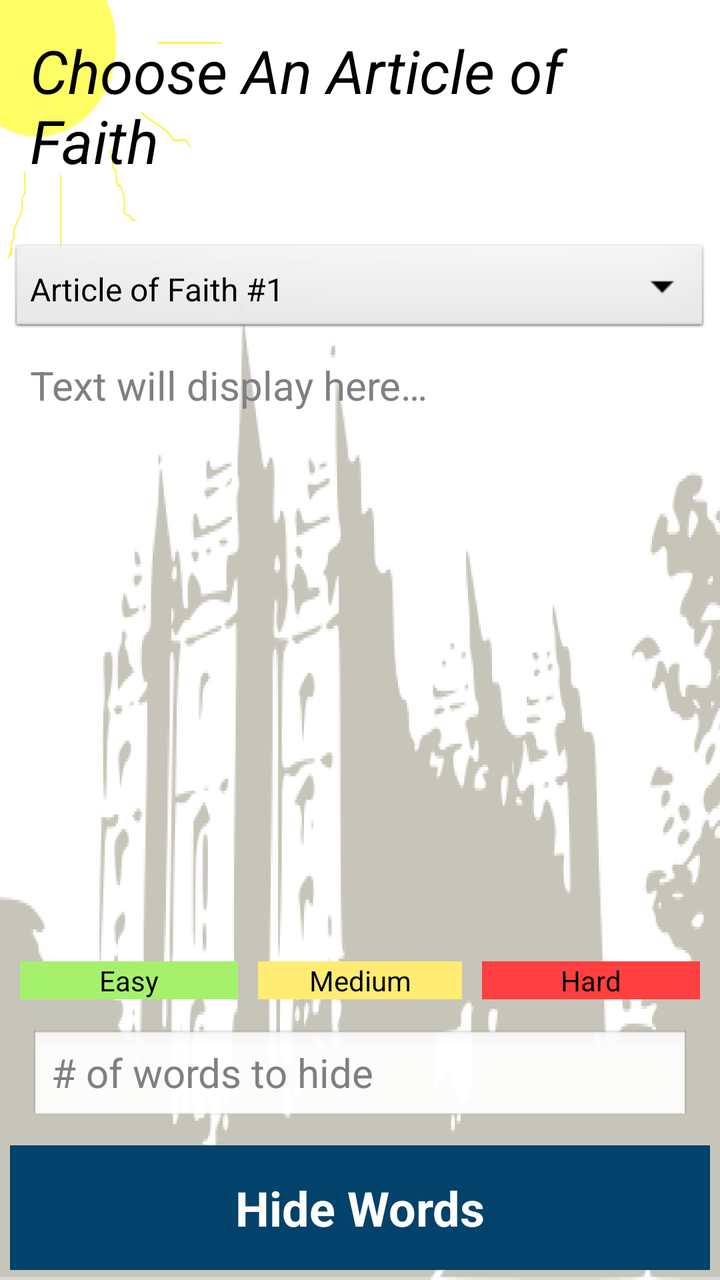
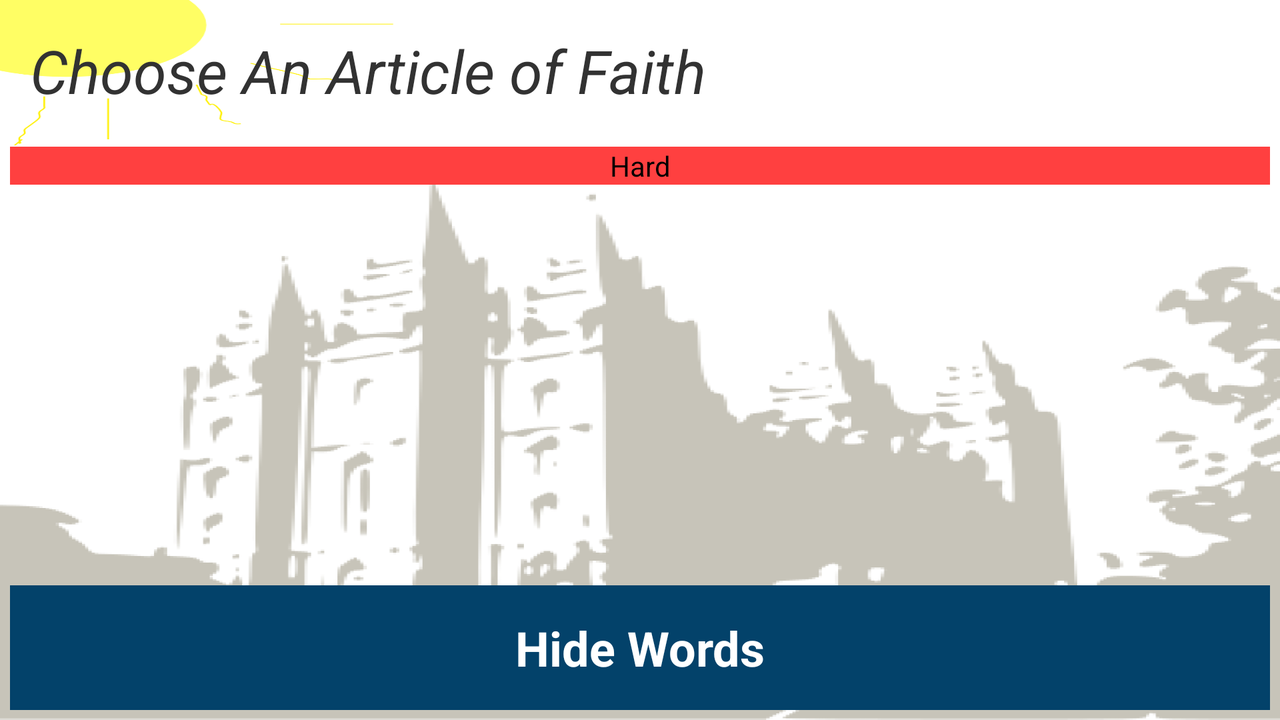

An Android layout and its configuration variant, each rendered on a device that would load it. The default file and the variant file are quoted in full after the pictures.
<!-- AndroidManifest.xml: application theme AppTheme -->
<!-- res/layout/activity_main.xml -->
<RelativeLayout xmlns:android="http://schemas.android.com/apk/res/android"
    xmlns:tools="http://schemas.android.com/tools"
    android:id="@+id/MainPortraitView"
    android:layout_width="match_parent"
    android:layout_height="match_parent"
    android:background="@drawable/bg_primarymemorizer"
    android:orientation="vertical"
    android:padding="5dp" >

    <TextView
        android:id="@+id/header_choose_aof"
        style="@style/heading_v1"
        android:layout_width="wrap_content"
        android:layout_height="wrap_content"
        android:layout_alignParentLeft="true"
        android:layout_alignParentTop="true"
        android:focusable="true"
        android:focusableInTouchMode="true"
        android:padding="10dp"
        android:text="@string/first_activity_heading"
        android:textAppearance="?android:attr/textAppearanceLarge" />

    <Spinner
        android:id="@+id/aof_spinner"
        style="@style/mediumText"
        android:layout_width="match_parent"
        android:layout_height="wrap_content"
        android:layout_alignParentLeft="true"
        android:layout_below="@+id/header_choose_aof"
        android:layout_marginTop="20dp"
        android:entries="@array/aof_names"
        android:focusable="true"
        android:focusableInTouchMode="true"
        android:paddingTop="10dp"
        android:prompt="@string/aof_prompt" />

    <Button
        android:id="@+id/btn_mask"
        style="@style/main_button"
        android:layout_width="fill_parent"
        android:layout_height="wrap_content"
        android:layout_alignParentBottom="true"
        android:layout_centerHorizontal="true"
        android:paddingBottom="10dp"
        android:paddingTop="10dp"
        android:text="@string/button_send" />

    <EditText
        android:id="@+id/edit_numOfWordsToRemove"
        android:layout_width="fill_parent"
        android:layout_height="wrap_content"
        android:layout_above="@+id/btn_mask"
        android:layout_centerHorizontal="true"
        android:layout_margin="10dp"
        android:ems="20"
        android:hint="@string/edit_numOfWordsToRemove"
        android:inputType="number"
        android:textSize="20sp" />

    <LinearLayout
        android:id="@+id/difficulty_layout"
        android:layout_width="match_parent"
        android:layout_height="wrap_content"
        android:layout_above="@+id/edit_numOfWordsToRemove"
        android:orientation="horizontal" >

        <Button
            android:id="@+id/btn_easy"
            style="@style/easy_button"
            android:layout_width="fill_parent"
            android:layout_height="wrap_content"
            android:layout_gravity="left|center_vertical"
            android:layout_margin="5dp"
            android:layout_weight="0.33"
            android:text="@string/button_easy" />

        <Button
            android:id="@+id/btn_medium"
            style="@style/med_button"
            android:layout_width="fill_parent"
            android:layout_height="wrap_content"
            android:layout_gravity="center_horizontal|center_vertical"
            android:layout_margin="5dp"
            android:layout_weight="0.34"
            android:text="@string/button_medium" />

        <Button
            android:id="@+id/btn_hard"
            style="@style/hard_button"
            android:layout_width="fill_parent"
            android:layout_height="wrap_content"
            android:layout_gravity="right|center_vertical"
            android:layout_margin="5dp"
            android:layout_weight="0.33"
            android:text="@string/button_hard" />
    </LinearLayout>

    <ScrollView
        android:id="@+id/ScrollViewOutputMsg"
        android:layout_width="fill_parent"
        android:layout_height="fill_parent"
        android:layout_above="@+id/difficulty_layout"
        android:layout_below="@+id/aof_spinner"
        android:layout_centerHorizontal="true" >

        <LinearLayout
            android:layout_width="wrap_content"
            android:layout_height="wrap_content"
            android:orientation="vertical" >

            <TextView
                android:id="@+id/output_view"
                style="@style/mediumText"
                android:layout_width="fill_parent"
                android:layout_height="fill_parent"
                android:hint="@string/output_text_hint"
                android:textAppearance="?android:attr/textAppearanceMedium" />
        </LinearLayout>
    </ScrollView>

</RelativeLayout>
<!-- resources referenced by this layout -->
<resources>
  <string-array name="aof_names">
          <item>Article of Faith #1</item>
          <item>Article of Faith #2</item>
          <item>Article of Faith #3</item>
          <item>Article of Faith #4</item>
          <item>Article of Faith #5</item>
          <item>Article of Faith #6</item>
          <item>Article of Faith #7</item>
          <item>Article of Faith #8</item>
          <item>Article of Faith #9</item>
          <item>Article of Faith #10</item>
          <item>Article of Faith #11</item>
          <item>Article of Faith #12</item>
          <item>Article of Faith #13</item>
      </string-array>
  <!-- drawable bg_primarymemorizer: png bitmap (drawable-ldpi, 86783 bytes) -->
  <string name="aof_prompt">Select an Article of Faith</string>
  <string name="button_easy">Easy</string>
  <string name="button_hard">Hard</string>
  <string name="button_medium">Medium</string>
  <string name="button_send">Hide Words</string>
  <string name="edit_numOfWordsToRemove"># of words to hide</string>
  <string name="first_activity_heading">Choose An Article of Faith</string>
  <string name="output_text_hint">Text will display here…</string>
  <style name="easy_button">
          <item name="android:background">@color/lightgreen</item> 
          
      </style>
  <style name="hard_button">
          <item name="android:background">@color/lightred</item> 
          
      </style>
  <style name="heading_v1">
          <item name="android:textSize">30sp</item>
          <item name="android:textStyle">italic</item>        
      </style>
  <style name="main_button">
          <item name="android:background">@color/mainblue</item>
          <item name="android:textColor">@color/white</item>
          <item name="android:padding">15dp</item>
          <item name="android:textSize">24sp</item>
          <item name="android:textStyle">bold</item>
      </style>
  <style name="med_button">
          <item name="android:background">@color/lightyellow</item> 
          
      </style>
  <style name="mediumText">
          <item name="android:textSize">20sp</item>
          <item name="android:padding">10dp</item>
      </style>
  <style name="AppTheme" parent="AppBaseTheme">
          
      </style>
  <color name="lightgreen">#A6F16C</color>
  <color name="lightred">#FF4040</color>
  <color name="mainblue">#03426A</color>
  <color name="white">#FFFFFF</color>
  <color name="lightyellow">#FFEC73</color>
  <style name="AppBaseTheme" parent="android:Theme.Light">
          
      </style>
</resources>
<!-- res/layout-land/activity_main.xml (the repository's variant of the layout above) -->
<!-- drawn on the phone turned sideways -->
<RelativeLayout xmlns:android="http://schemas.android.com/apk/res/android"
    xmlns:tools="http://schemas.android.com/tools"
    android:id="@+id/MainPortraitView"
    android:layout_width="match_parent"
    android:layout_height="match_parent"
    android:background="@drawable/bg_primarymemorizer"
    android:orientation="vertical"
    android:padding="5dp" >

    <TextView
        android:id="@+id/header_choose_aof"
        style="@style/heading_v1"
        android:layout_width="fill_parent"
        android:layout_height="wrap_content"
        android:layout_alignParentLeft="true"
        android:layout_alignParentTop="true"
        android:focusable="false"
        android:focusableInTouchMode="false"
        android:padding="10dp"
        android:text="@string/first_activity_heading" />

    


    

    <ListView
        android:id="@+id/aof_select_view"
        android:layout_width="match_parent"
        android:layout_height="wrap_content"
        android:layout_above="@+id/difficulty_layout"
        android:layout_alignParentLeft="true"
        android:layout_below="@+id/header_choose_aof"
        android:layout_weight="1"
        android:focusable="true"
        android:focusableInTouchMode="true"
        android:padding="2dp" >
    </ListView>

    <Button
        android:id="@+id/btn_easy"
        style="@style/easy_button"
        android:layout_width="fill_parent"
        android:layout_height="wrap_content"
        android:layout_alignLeft="@+id/header_choose_aof"
        android:layout_below="@+id/aof_select_view"
        android:layout_gravity="left|center_vertical"
        android:layout_marginBottom="2dp"
        android:layout_marginTop="4dp"
        android:layout_weight="0.33"
        android:text="@string/button_easy" />

    <Button
        android:id="@+id/btn_medium"
        style="@style/med_button"
        android:layout_width="fill_parent"
        android:layout_height="wrap_content"
        android:layout_alignBaseline="@+id/btn_easy"
        android:layout_alignTop="@+id/btn_easy"
        android:layout_gravity="center_horizontal|center_vertical"
        android:layout_margin="2dp"
        android:layout_weight="0.34"
        android:text="@string/button_medium" />

    <Button
        android:id="@+id/btn_hard"
        style="@style/hard_button"
        android:layout_width="fill_parent"
        android:layout_height="wrap_content"
        android:layout_alignBaseline="@+id/btn_easy"
        android:layout_alignTop="@+id/btn_easy"
        android:layout_gravity="right|center_vertical"
        android:layout_marginBottom="2dp"
        android:layout_marginTop="2dp"
        android:layout_weight="0.33"
        android:text="@string/button_hard" />

    <Button
        android:id="@+id/btn_mask"
        style="@style/main_button"
        android:layout_width="fill_parent"
        android:layout_height="wrap_content"
        android:layout_alignParentBottom="true"
        android:layout_alignParentLeft="true"
        android:paddingBottom="10dp"
        android:paddingTop="10dp"
        android:text="@string/button_send" />

    

</RelativeLayout>
<!-- resources referenced by the variant -->
<!-- as the phone turned sideways resolves them -->
<resources>
  <!-- drawable bg_primarymemorizer: png bitmap (drawable-ldpi, 86783 bytes) -->
  <string name="button_easy">Easy</string>
  <string name="button_hard">Hard</string>
  <string name="button_medium">Medium</string>
  <string name="button_send">Hide Words</string>
  <string name="first_activity_heading">Choose An Article of Faith</string>
  <style name="easy_button">
          <item name="android:background">@color/lightgreen</item> 
          
      </style>
  <style name="hard_button">
          <item name="android:background">@color/lightred</item> 
          
      </style>
  <style name="heading_v1">
          <item name="android:textSize">30sp</item>
          <item name="android:textStyle">italic</item>        
      </style>
  <style name="main_button">
          <item name="android:background">@color/mainblue</item>
          <item name="android:textColor">@color/white</item>
          <item name="android:padding">15dp</item>
          <item name="android:textSize">24sp</item>
          <item name="android:textStyle">bold</item>
      </style>
  <style name="med_button">
          <item name="android:background">@color/lightyellow</item> 
          
      </style>
  <style name="AppTheme" parent="AppBaseTheme">
          
      </style>
  <color name="lightgreen">#A6F16C</color>
  <color name="lightred">#FF4040</color>
  <color name="mainblue">#03426A</color>
  <color name="white">#FFFFFF</color>
  <color name="lightyellow">#FFEC73</color>
  <style name="AppBaseTheme" parent="android:Theme.Light">
          
      </style>
</resources>
